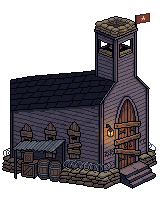
#> input picture Assets/Base/_source/base-angled/concept_B_11_160x200.png, 160 x 200 px
$ python white.py ../concept_B_11_160x200.png ../concept_B_22_160x200.png 1.0 1.0 ../concept_B_22_160x200.png ../concept_B_22_160x200.png
#> lines starting #> are read from the running program, lines starting #| are printed output that depends on the picture; after the words box and inside, x2 and y2 are one past the last pixel; in counts of white or black regions, pixels touching at a corner belong together
"""Re-tone the church's white paint from moonlit light-blue to an aged warm white like the village's whites
(Clock tower trim median 205,200,186 -> ratio R1.03 G1.00 B0.93), a step darker than the tower so it isn't too bright.
Front faces (lit) warm white; side faces (shade) neutral white in shadow. Roofs, stone, glass, wood untouched."""
import colorsys, math, sys
from PIL import Image, ImageDraw
src_name, out_name, k_front, k_side = sys.argv[1], sys.argv[2], float(sys.argv[3]), float(sys.argv[4])
im = Image.open(src_name).convert("RGBA"); px = im.load(); W, H = im.size
#> further down, im is the input picture: PIL image 160x200 RGBA; mean R, G, B, A 30.8, 26.8, 31.3, 141.4
#> after `W, H = im.size`: W = 160; H = 200
YAW, ELEV, SC, X0, Y0 = math.radians(35), math.radians(8), 9.6, 96, 193
def P(x, y, z):
    u = x * math.cos(YAW) + z * math.sin(YAW); v = -x * math.sin(YAW) + z * math.cos(YAW)
    return (X0 + SC * u, Y0 - SC * (y * math.cos(ELEV) + v * math.sin(ELEV)))
keep = Image.new("L", im.size, 0); d = ImageDraw.Draw(keep)
#> after `keep = Image.new('L', im.size, 0)`: keep: PIL image 160x200 L; every value is 0
d.polygon([P(0.7, 9.4, -0.7), P(0.7, 14.2, 6), P(-45, 14.2, 6), P(-45, 9.4, -0.7)], fill=255)   # main roof
d.rectangle([60, 0, 150, 30], fill=255)                                                         # tower roof + cornice band
pass  # statue skipped by colour (warm stone)
d.rectangle([108, 166, 160, 199], fill=255)                                                     # stone steps
sil = Image.open('tower3_sil.png').convert('L')
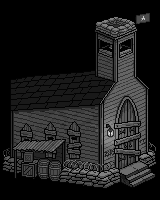
#> sil: PIL image 160x200 L; min 0, max 234, mean 28.5
from PIL import ImageChops, ImageFilter
belfry_roof = Image.new('L', im.size, 0); ImageDraw.Draw(belfry_roof).rectangle([60, 0, 150, 30], fill=255)
#> after `ImageDraw.Draw(belfry_roof).rectangle([60, 0, 150, 30], fill=255)`:
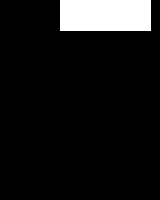
#> belfry_roof: PIL image 160x200 L; 8.8% white; 1 white region, box (x1, y1, x2, y2) and area: (60, 0, 151, 31) 2821
keep = ImageChops.subtract(keep, ImageChops.subtract(sil, belfry_roof))
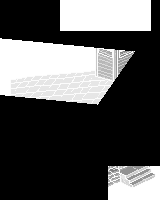
#> keep: PIL image 160x200 L; min 0, max 255, mean 84.5
kp = keep.load()
def lum(p): return .3 * p[0] + .59 * p[1] + .11 * p[2]
#> (the run stopped early here; a loop or call above may not have finished)
